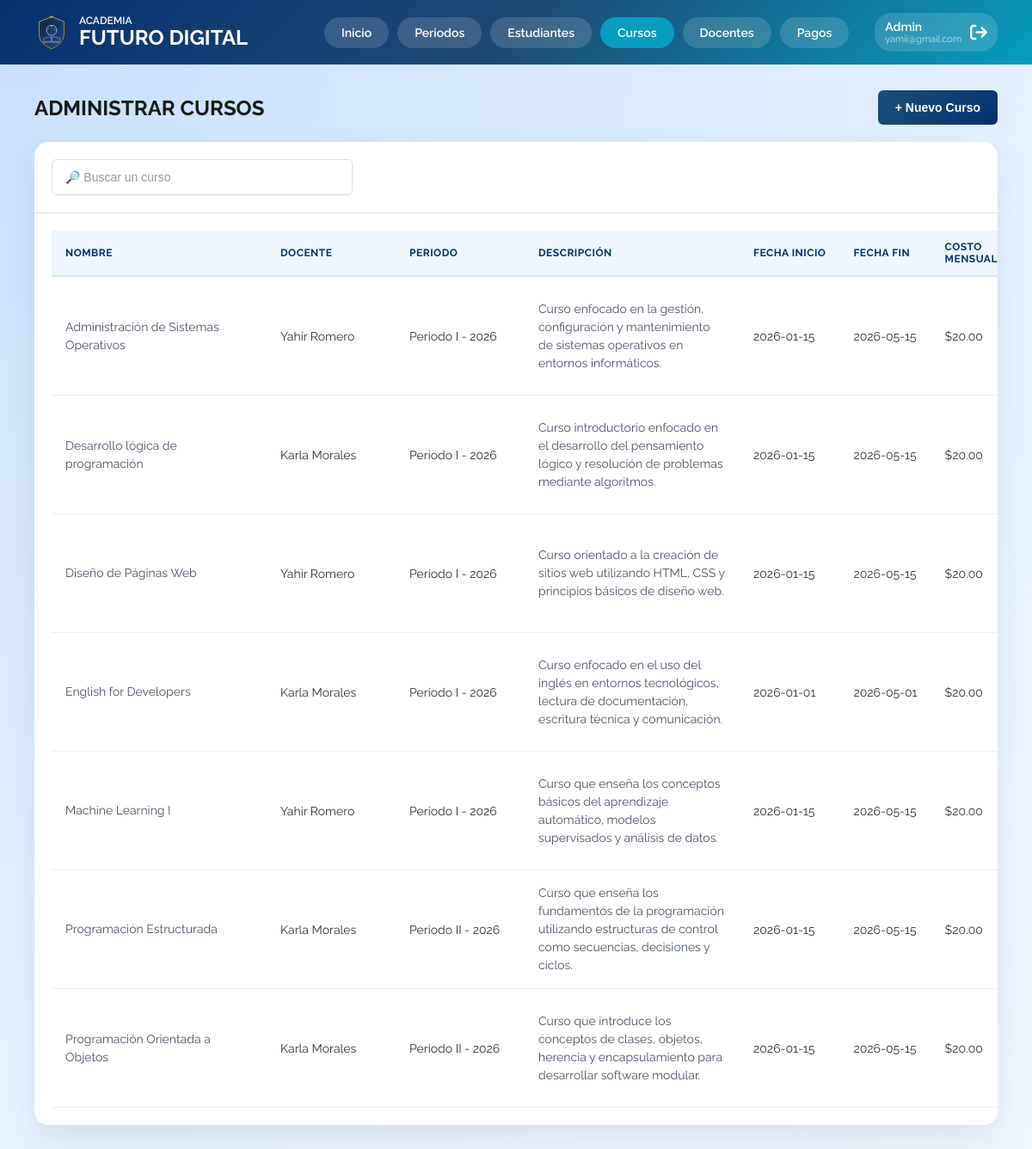
/admin-cursos.php (signed in), run on the app's committed database.
### tables this page shows
CREATE TABLE `cursos` ( 
    `id` int NOT NULL PRIMARY KEY AUTO_INCREMENT, 
    `nombre` varchar(100) NOT NULL, 
    `descripcion` varchar(150) NOT NULL, 
    `costoMensual` decimal(8,2) NOT NULL, 
    `cupos` int NOT NULL, 
    `fechaInicio` date NOT NULL, 
    `fechaFin` date NOT NULL, 
    `estado` tinyint(1) DEFAULT '1', 
    `idDocente` int DEFAULT NULL,
    `idCategoria` INT DEFAULT NULL,
    `idPeriodo` int DEFAULT NULL,
    CONSTRAINT `fk_docente_curso` FOREIGN KEY (`idDocente`) REFERENCES `docentes` (`id`),
    CONSTRAINT `fk_curso_categoria` FOREIGN KEY (`idCategoria`) REFERENCES `categorias` (`id`) 
    ON UPDATE CASCADE 
    ON DELETE SET NULL,
    CONSTRAINT `fk_curso_periodo_insc` FOREIGN KEY (`idPeriodo`) REFERENCES `PeriodoInscripcion` (`id`)
);

CREATE TABLE `PeriodoInscripcion` (
    `id` int PRIMARY KEY NOT NULL AUTO_INCREMENT,
    `nombre` varchar(100) NOT NULL,
    `fechaInicio` date NOT NULL,
    `fechaFin` date NOT NULL,
    `fechaInicioCiclo` DATE NOT NULL,
    `fechaFinCiclo` DATE NOT NULL,
    `estado` tinyint(1) DEFAULT '0'
);

### mostrar-tabla-cursos.php (the view, shortened to what this page needs)
<?php
include('includes/conexion.php');
$sql = "SELECT c.id,
               c.nombre,
               c.descripcion,
               c.fechaInicio,
               c.fechaFin,
               c.costoMensual,
               c.cupos,
               c.estado,
               c.idDocente,
               c.idPeriodo,
               pi.nombre AS periodo_nombre,
               CONCAT(u.nombre, ' ', u.apellido) AS docente_full,
               GROUP_CONCAT(p.idCursoPrevio) AS prerrequisitos
        FROM cursos c
        LEFT JOIN prerrequisitos p ON c.id = p.idCursoActual
        LEFT JOIN docentes d ON c.idDocente = d.id
        LEFT JOIN usuarios u ON d.usuario_id = u.id
        LEFT JOIN PeriodoInscripcion pi ON c.idPeriodo = pi.id
        GROUP BY c.id
        ORDER BY c.estado DESC, c.nombre ASC";
$resultado = mysqli_query($conexion, $sql);
if (mysqli_num_rows($resultado) > 0 ){
?>
    <table class="data-table mobile-cards">
        <thead>
            <tr>
                <th>Nombre</th>
                <th class ="col-docente">Docente</th>
                <th>Periodo</th>
                <th>Descripción</th>
                <th class= "col-fecha">Fecha Inicio</th>
                <th class= "col-fecha">Fecha Fin</th>
                <th>Costo Mensual</th>
            </tr>
        </thead>
        <tbody>
            <?php while($fila = mysqli_fetch_assoc($resultado)){ ?>
            <tr data-id="<?php echo $fila['id']; ?>">
                <td data-label="Nombre" class="col-nombre"><?php echo htmlspecialchars($fila['nombre']); ?></td>
                <td data-label="Docente" class= "col-docente"><?php echo htmlspecialchars($fila['docente_full'] ?? 'Sin asignar'); ?></td>
                <td data-label="Periodo" class="col-periodo"><?php echo htmlspecialchars($fila['periodo_nombre'] ?? 'Sin asignar'); ?></td>
                <td data-label="Descripción" class="col-descripcion"><?php echo htmlspecialchars($fila['descripcion']); ?></td>
                <td data-label="Fecha Inicio" class="col-fecha"><?php echo $fila['fechaInicio']; ?></td>
                <td data-label="Fecha Fin" class="col-fecha"><?php echo $fila['fechaFin']; ?></td>
                <td data-label="Costo Mensual">$<?php echo $fila['costoMensual']; ?></td>
            </tr>
            <?php } ?>
        </tbody>
    </table>
<?php
} else {
    echo '<div class="mensaje-vacio">No hay cursos registrados.</div>';
}
?>

### css/stylesAdmin.css (style rules this page uses)
:root { --primary-blue: #053170; --secondary-blue: #1D4B73; --accent-teal: #069DBF; --accent-teal-light: #e0f7fa; --accent-teal-hover: #057a96; --bg-main: radial-gradient(circle at top left, #c7e0ff, #eaf4ff, #ffffff); --header-gradient: linear-gradient(135deg, #053170, #1D4B73, #069DBF); --btn-gradient: linear-gradient(135deg, #1a5276, #053170); --danger: #e74c3c; --danger-light: #fee2e2; --success: #27ae60; --success-light: #d1fae5; --success-dark: #065f46; --text-main: #1a1a1a; --text-muted: #666; --border-light: #e5e5e5; --border-focus: #dde3ec; --card-shadow: 0 20px 40px rgba(0, 0, 0, 0.08); --modal-overlay: rgba(5, 49, 112, 0.5); --blue-light: #e0f0ff; }
* { margin: 0; padding: 0; box-sizing: border-box; }
.raleway-all { font-family: "Raleway", sans-serif; font-optical-sizing: auto; font-weight: 400; font-style: normal; }
body { background: var(--bg-main); background-size: 100% 200%; font-family: "Raleway", sans-serif; }
.data-table { width: 100%; border-collapse: collapse; font-size: 14px; }
.data-table thead th { background: #f0f6ff; color: var(--primary-blue); font-weight: 700; font-size: 12px; text-transform: uppercase; letter-spacing: 0.5px; padding: 12px 16px; text-align: left; border-bottom: 2px solid #dde8f5; }
.data-table tbody tr { border-bottom: 1px solid #f0f0f0; transition: background 0.2s; }
.data-table tbody td { padding: 14px 16px; color: #333; vertical-align: middle; white-space: nowrap; overflow-wrap: break-word; }
.col-fecha { white-space: nowrap !important; }
.col-docente, .col-periodo { white-space: nowrap !important; min-width: 150px !important; }
@media (min-width: 769px) { .data-table tbody td { white-space: normal; } }
@media (min-width: 769px) { .col-descripcion, .col-nombre { min-width: 250px; max-width: 450px !important; color: #4a5568 !important; line-height: 1.5; white-space: normal !important; word-wrap: break-word !important; } }
@media (min-width: 769px) { .data-table tbody td:nth-child(2), .data-table tbody td:nth-child(3), .data-table tbody td:nth-child(4), .data-table tbody td:nth-child(8) { white-space: normal; max-width: 200px; } }
@media (min-width: 769px) { .data-table td:nth-child(3), .data-table td:nth-child(4), .data-table td:nth-child(7), .data-table td:nth-child(8) { white-space: normal !important; word-wrap: break-word !important; max-width: 180px !important; text-overflow: ellipsis; } }

### data on the page
cursos: nombre "Administración de Sistemas Operativos", docente_full "Yahir Romero", idPeriodo.nombre "Periodo I - 2026", descripcion "Curso enfocado en la gestión, configuración y mantenimiento de sistemas operativos en entornos informáticos.", fechaInicio "2026-01-15", fechaFin "2026-05-15", costoMensual "20.00"
cursos: nombre "Desarrollo lógica de programación", docente_full "Karla Morales", idPeriodo.nombre "Periodo I - 2026", descripcion "Curso introductorio enfocado en el desarrollo del pensamiento lógico y resolución de problemas mediante algoritmos.", fechaInicio "2026-01-15", fechaFin "2026-05-15", costoMensual "20.00"
cursos: nombre "Diseño de Páginas Web", docente_full "Yahir Romero", idPeriodo.nombre "Periodo I - 2026", descripcion "Curso orientado a la creación de sitios web utilizando HTML, CSS y principios básicos de diseño web.", fechaInicio "2026-01-15", fechaFin "2026-05-15", costoMensual "20.00"
cursos: nombre "English for Developers", docente_full "Karla Morales", idPeriodo.nombre "Periodo I - 2026", descripcion "Curso enfocado en el uso del inglés en entornos tecnológicos, lectura de documentación, escritura técnica y comunicación.", fechaInicio "2026-01-01", fechaFin "2026-05-01", costoMensual "20.00"
cursos: nombre "Machine Learning I", docente_full "Yahir Romero", idPeriodo.nombre "Periodo I - 2026", descripcion "Curso que enseña los conceptos básicos del aprendizaje automático, modelos supervisados y análisis de datos.", fechaInicio "2026-01-15", fechaFin "2026-05-15", costoMensual "20.00"
cursos: nombre "Programación Estructurada", docente_full "Karla Morales", idPeriodo.nombre "Periodo II - 2026", descripcion "Curso que enseña los fundamentos de la programación utilizando estructuras de control como secuencias, decisiones y ciclos.", fechaInicio "2026-01-15", fechaFin "2026-05-15", costoMensual "20.00"
cursos: nombre "Programación Orientada a Objetos", docente_full "Karla Morales", idPeriodo.nombre "Periodo II - 2026", descripcion "Curso que introduce los conceptos de clases, objetos, herencia y encapsulamiento para desarrollar software modular.", fechaInicio "2026-01-15", fechaFin "2026-05-15", costoMensual "20.00"

### other printed values
$_SESSION["usuario"] "yamii@gmail.com"
